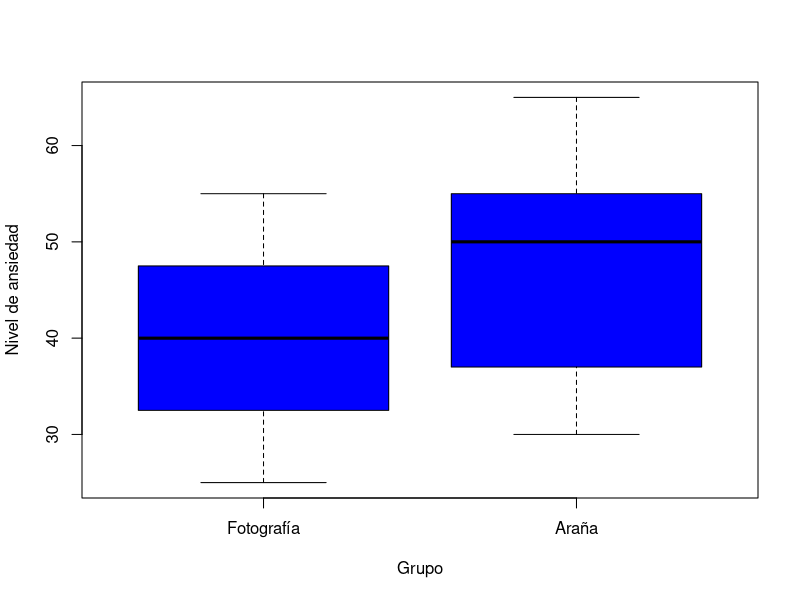

This figure's R source:
# Erik Manuel Aldape Becerra
# 2027268
# 07/04/2025

# Comparación de medias 
# Procedimeinto general para la pruebas de t independientes

Grupo <- gl(2, 12, labels = c("Fotografía", "Araña"))
Ansiedad <- c(30, 35, 45, 40, 50, 35, 55, 25, 30, 45, 40, 50, 40, 35, 50, 55, 65, 55, 50, 35, 30, 50, 60, 39)
Datos <- data.frame(Grupo, Ansiedad)
head(Datos)
shapiro.test(Datos$Ansiedad)
# Valor de P= 0.4977

bartlett.test(Datos$Ansiedad~Datos$Grupo)
# Valor de P= 0.5795

t.test(Datos$Ansiedad~Datos$Grupo, var.equal= T)
# Valor de P= 0.1068, No hay diferencias significativas 
# Medias de fotografía: 40
# Medias de gurpo de araña: 47

t.test(Datos$Ansiedad~Datos$Grupo, var.equal= T, alternative = "greater")
# El valor resultante fue: 0.9466

t.test(Datos$Ansiedad~Datos$Grupo, var.equal= T, alternative = "less")
# Valor resultante de P: 0.05342 

boxplot(Datos$Ansiedad~Datos$Grupo,
        col= "blue",
        xlab= "Grupo",
        ylab= "Nivel de ansiedad")
